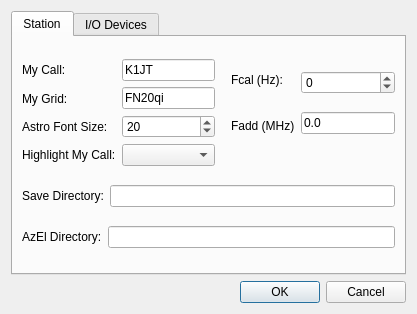
<?xml version="1.0" encoding="UTF-8"?>
<ui version="4.0">
 <class>DialogSndCard</class>
 <widget class="QDialog" name="DialogSndCard">
  <property name="geometry">
   <rect>
    <x>0</x>
    <y>0</y>
    <width>400</width>
    <height>268</height>
   </rect>
  </property>
  <property name="windowTitle">
   <string>Settings</string>
  </property>
  <layout class="QGridLayout" name="gridLayout_2">
   <item row="0" column="0">
    <widget class="QTabWidget" name="ioTabWidget">
     <property name="currentIndex">
      <number>0</number>
     </property>
     <widget class="QWidget" name="tab">
      <attribute name="title">
       <string>Station</string>
      </attribute>
      <layout class="QHBoxLayout" name="horizontalLayout">
       <item>
        <layout class="QVBoxLayout" name="verticalLayout_6">
         <item>
          <layout class="QHBoxLayout" name="horizontalLayout_2">
           <item>
            <layout class="QVBoxLayout" name="verticalLayout">
             <item>
              <widget class="QLabel" name="label">
               <property name="minimumSize">
                <size>
                 <width>0</width>
                 <height>0</height>
                </size>
               </property>
               <property name="text">
                <string>My Call:</string>
               </property>
              </widget>
             </item>
             <item>
              <widget class="QLabel" name="label_2">
               <property name="minimumSize">
                <size>
                 <width>0</width>
                 <height>0</height>
                </size>
               </property>
               <property name="text">
                <string>My Grid:</string>
               </property>
              </widget>
             </item>
             <item>
              <widget class="QLabel" name="label_7">
               <property name="text">
                <string>Astro Font Size:</string>
               </property>
              </widget>
             </item>
             <item>
              <widget class="QLabel" name="label_3">
               <property name="text">
                <string>Highlight My Call:</string>
               </property>
              </widget>
             </item>
            </layout>
           </item>
           <item>
            <layout class="QVBoxLayout" name="verticalLayout_3">
             <item>
              <widget class="QLineEdit" name="myCallEntry">
               <property name="maximumSize">
                <size>
                 <width>16777215</width>
                 <height>16777215</height>
                </size>
               </property>
               <property name="text">
                <string>K1JT</string>
               </property>
              </widget>
             </item>
             <item>
              <widget class="QLineEdit" name="myGridEntry">
               <property name="maximumSize">
                <size>
                 <width>16777215</width>
                 <height>16777215</height>
                </size>
               </property>
               <property name="text">
                <string>FN20qi</string>
               </property>
              </widget>
             </item>
             <item>
              <widget class="QSpinBox" name="astroFont">
               <property name="minimum">
                <number>12</number>
               </property>
               <property name="maximum">
                <number>32</number>
               </property>
               <property name="value">
                <number>20</number>
               </property>
              </widget>
             </item>
             <item>
              <widget class="QComboBox" name="myCallColor"/>
             </item>
            </layout>
           </item>
           <item>
            <spacer name="horizontalSpacer_2">
             <property name="orientation">
              <enum>Qt::Horizontal</enum>
             </property>
             <property name="sizeType">
              <enum>QSizePolicy::Fixed</enum>
             </property>
             <property name="sizeHint" stdset="0">
              <size>
               <width>10</width>
               <height>20</height>
              </size>
             </property>
            </spacer>
           </item>
           <item>
            <layout class="QVBoxLayout" name="verticalLayout_4">
             <item>
              <widget class="QLabel" name="label_9">
               <property name="minimumSize">
                <size>
                 <width>0</width>
                 <height>0</height>
                </size>
               </property>
               <property name="text">
                <string>Fcal (Hz):</string>
               </property>
              </widget>
             </item>
             <item>
              <widget class="QLabel" name="label_11">
               <property name="minimumSize">
                <size>
                 <width>0</width>
                 <height>0</height>
                </size>
               </property>
               <property name="text">
                <string>Fadd (MHz)</string>
               </property>
              </widget>
             </item>
             <item>
              <spacer name="verticalSpacer">
               <property name="orientation">
                <enum>Qt::Vertical</enum>
               </property>
               <property name="sizeType">
                <enum>QSizePolicy::Fixed</enum>
               </property>
               <property name="sizeHint" stdset="0">
                <size>
                 <width>20</width>
                 <height>20</height>
                </size>
               </property>
              </spacer>
             </item>
            </layout>
           </item>
           <item>
            <layout class="QVBoxLayout" name="verticalLayout_5">
             <item>
              <widget class="QSpinBox" name="fCalSpinBox">
               <property name="minimum">
                <number>-50000</number>
               </property>
               <property name="maximum">
                <number>50000</number>
               </property>
              </widget>
             </item>
             <item>
              <widget class="QLineEdit" name="faddEntry">
               <property name="text">
                <string>0.0</string>
               </property>
              </widget>
             </item>
             <item>
              <spacer name="verticalSpacer_3">
               <property name="orientation">
                <enum>Qt::Vertical</enum>
               </property>
               <property name="sizeType">
                <enum>QSizePolicy::Fixed</enum>
               </property>
               <property name="sizeHint" stdset="0">
                <size>
                 <width>20</width>
                 <height>20</height>
                </size>
               </property>
              </spacer>
             </item>
            </layout>
           </item>
          </layout>
         </item>
         <item>
          <layout class="QHBoxLayout" name="horizontalLayout_3">
           <item>
            <widget class="QLabel" name="label_10">
             <property name="minimumSize">
              <size>
               <width>0</width>
               <height>0</height>
              </size>
             </property>
             <property name="text">
              <string>Save Directory:</string>
             </property>
            </widget>
           </item>
           <item>
            <widget class="QLineEdit" name="saveDirEntry">
             <property name="text">
              <string/>
             </property>
            </widget>
           </item>
          </layout>
         </item>
         <item>
          <layout class="QHBoxLayout" name="horizontalLayout_4">
           <item>
            <widget class="QLabel" name="label_6">
             <property name="minimumSize">
              <size>
               <width>0</width>
               <height>0</height>
              </size>
             </property>
             <property name="text">
              <string>AzEl Directory:</string>
             </property>
            </widget>
           </item>
           <item>
            <widget class="QLineEdit" name="azelDirEntry">
             <property name="text">
              <string/>
             </property>
            </widget>
           </item>
          </layout>
         </item>
        </layout>
       </item>
      </layout>
     </widget>
     <widget class="QWidget" name="tab_2">
      <property name="enabled">
       <bool>true</bool>
      </property>
      <attribute name="title">
       <string>I/O Devices</string>
      </attribute>
      <layout class="QGridLayout" name="gridLayout_4">
       <item row="0" column="0">
        <layout class="QVBoxLayout" name="verticalLayout_8">
         <item>
          <widget class="QGroupBox" name="groupBox_2">
           <property name="sizePolicy">
            <sizepolicy hsizetype="Preferred" vsizetype="Preferred">
             <horstretch>0</horstretch>
             <verstretch>0</verstretch>
            </sizepolicy>
           </property>
           <property name="title">
            <string>Input from Linrad or SDR Console</string>
           </property>
           <layout class="QGridLayout" name="gridLayout">
            <item row="0" column="0">
             <layout class="QVBoxLayout" name="verticalLayout_7">
              <item>
               <layout class="QHBoxLayout" name="horizontalLayout_8">
                <item>
                 <widget class="QSpinBox" name="sb_dB">
                  <property name="enabled">
                   <bool>true</bool>
                  </property>
                  <property name="toolTip">
                   <string>&lt;html&gt;&lt;head/&gt;&lt;body&gt;&lt;p&gt;Adjust to scale digital I/Q data.&lt;/p&gt;&lt;/body&gt;&lt;/html&gt;</string>
                  </property>
                  <property name="suffix">
                   <string>  dB</string>
                  </property>
                  <property name="prefix">
                   <string>Gain  </string>
                  </property>
                  <property name="minimum">
                   <number>-50</number>
                  </property>
                  <property name="maximum">
                   <number>50</number>
                  </property>
                  <property name="singleStep">
                   <number>1</number>
                  </property>
                 </widget>
                </item>
                <item>
                 <spacer name="horizontalSpacer_11">
                  <property name="orientation">
                   <enum>Qt::Horizontal</enum>
                  </property>
                  <property name="sizeHint" stdset="0">
                   <size>
                    <width>40</width>
                    <height>20</height>
                   </size>
                  </property>
                 </spacer>
                </item>
                <item>
                 <widget class="QSpinBox" name="sbPort">
                  <property name="toolTip">
                   <string>Linrad UDP data port. The bridge sends IQ packets here. Default 50004; change for multi-instance setups (each QMAP needs its own port matched by the bridge's --linrad-port). Restart QMAP to apply.</string>
                  </property>
                  <property name="minimumSize">
                   <size>
                    <width>57</width>
                    <height>0</height>
                   </size>
                  </property>
                  <property name="minimum">
                   <number>20000</number>
                  </property>
                  <property name="maximum">
                   <number>51000</number>
                  </property>
                  <property name="value">
                   <number>50004</number>
                  </property>
                 </widget>
                </item>
                <item>
                 <widget class="QLabel" name="label_Port">
                  <property name="sizePolicy">
                   <sizepolicy hsizetype="Fixed" vsizetype="Fixed">
                    <horstretch>0</horstretch>
                    <verstretch>0</verstretch>
                   </sizepolicy>
                  </property>
                  <property name="minimumSize">
                   <size>
                    <width>0</width>
                    <height>0</height>
                   </size>
                  </property>
                  <property name="maximumSize">
                   <size>
                    <width>16777215</width>
                    <height>16777215</height>
                   </size>
                  </property>
                  <property name="text">
                   <string>Port</string>
                  </property>
                 </widget>
                </item>
               </layout>
              </item>
              <item>
               <layout class="QHBoxLayout" name="horizontalLayout_iqRate">
                <item>
                 <widget class="QLabel" name="label_iqRate">
                  <property name="text">
                   <string>IQ sample rate</string>
                  </property>
                 </widget>
                </item>
                <item>
                 <widget class="QComboBox" name="cbSampleRateMode">
                  <property name="toolTip">
                   <string>Linrad IQ sample rate. 'Auto' detects from the bridge's TCP handshake at startup. Manual values override. Rates &gt;96 kHz need a wide-capable bridge build (--linrad-rate &lt;hz&gt;). Restart QMAP to apply.</string>
                  </property>
                  <item>
                   <property name="text">
                    <string>Auto (detect from bridge)</string>
                   </property>
                  </item>
                  <item>
                   <property name="text">
                    <string>96 kHz</string>
                   </property>
                  </item>
                  <item>
                   <property name="text">
                    <string>128 kHz</string>
                   </property>
                  </item>
                  <item>
                   <property name="text">
                    <string>192 kHz</string>
                   </property>
                  </item>
                  <item>
                   <property name="text">
                    <string>256 kHz</string>
                   </property>
                  </item>
                 </widget>
                </item>
                <item>
                 <widget class="QLabel" name="label_iqRateRestart">
                  <property name="text">
                   <string>(restart to apply)</string>
                  </property>
                  <property name="styleSheet">
                   <string>color: #888;</string>
                  </property>
                 </widget>
                </item>
               </layout>
              </item>
              <item>
               <layout class="QHBoxLayout" name="horizontalLayout_linradEndpoint">
                <item>
                 <widget class="QLabel" name="label_linradHost">
                  <property name="text">
                   <string>Linrad host</string>
                  </property>
                 </widget>
                </item>
                <item>
                 <widget class="QLineEdit" name="leLinradHost">
                  <property name="toolTip">
                   <string>Bridge hostname or IP for Linrad UDP data and TCP parameter handshake. Default 127.0.0.1 (loopback). Restart QMAP to apply.</string>
                  </property>
                  <property name="text">
                   <string>127.0.0.1</string>
                  </property>
                 </widget>
                </item>
                <item>
                 <widget class="QLabel" name="label_linradTcpPort">
                  <property name="text">
                   <string>TCP port</string>
                  </property>
                 </widget>
                </item>
                <item>
                 <widget class="QSpinBox" name="sbLinradTcpPort">
                  <property name="toolTip">
                   <string>Linrad parameter-server TCP port. QMAP queries it at startup to auto-detect the bridge's IQ rate. Default 49812. Restart QMAP to apply.</string>
                  </property>
                  <property name="minimum">
                   <number>1024</number>
                  </property>
                  <property name="maximum">
                   <number>65535</number>
                  </property>
                  <property name="value">
                   <number>49812</number>
                  </property>
                 </widget>
                </item>
               </layout>
              </item>
             </layout>
            </item>
           </layout>
          </widget>
         </item>
        </layout>
       </item>
       <item row="0" column="1">
        <spacer name="horizontalSpacer">
         <property name="orientation">
          <enum>Qt::Horizontal</enum>
         </property>
         <property name="sizeHint" stdset="0">
          <size>
           <width>40</width>
           <height>20</height>
          </size>
         </property>
        </spacer>
       </item>
       <item row="1" column="0" colspan="2">
        <widget class="QGroupBox" name="groupBox">
         <property name="sizePolicy">
          <sizepolicy hsizetype="Expanding" vsizetype="Preferred">
           <horstretch>0</horstretch>
           <verstretch>0</verstretch>
          </sizepolicy>
         </property>
         <property name="title">
          <string>LiveCQ URL</string>
         </property>
         <layout class="QGridLayout" name="gridLayout_3">
          <item row="0" column="0" colspan="2">
           <widget class="QRadioButton" name="w3szBut">
            <property name="text">
             <string>Official QMAP URL</string>
            </property>
           </widget>
          </item>
          <item row="1" column="0">
           <widget class="QRadioButton" name="otherBut">
            <property name="text">
             <string>Other</string>
            </property>
           </widget>
          </item>
          <item row="1" column="1">
           <widget class="QLineEdit" name="otherUrlBox">
            <property name="text">
             <string/>
            </property>
           </widget>
          </item>
         </layout>
        </widget>
       </item>
      </layout>
     </widget>
    </widget>
   </item>
   <item row="1" column="0">
    <widget class="QDialogButtonBox" name="buttonBox">
     <property name="orientation">
      <enum>Qt::Horizontal</enum>
     </property>
     <property name="standardButtons">
      <set>QDialogButtonBox::Cancel|QDialogButtonBox::Ok</set>
     </property>
    </widget>
   </item>
  </layout>
 </widget>
 <resources/>
 <connections>
  <connection>
   <sender>buttonBox</sender>
   <signal>accepted()</signal>
   <receiver>DialogSndCard</receiver>
   <slot>accept()</slot>
   <hints>
    <hint type="sourcelabel">
     <x>257</x>
     <y>380</y>
    </hint>
    <hint type="destinationlabel">
     <x>157</x>
     <y>274</y>
    </hint>
   </hints>
  </connection>
  <connection>
   <sender>buttonBox</sender>
   <signal>rejected()</signal>
   <receiver>DialogSndCard</receiver>
   <slot>reject()</slot>
   <hints>
    <hint type="sourcelabel">
     <x>325</x>
     <y>380</y>
    </hint>
    <hint type="destinationlabel">
     <x>286</x>
     <y>274</y>
    </hint>
   </hints>
  </connection>
 </connections>
</ui>
